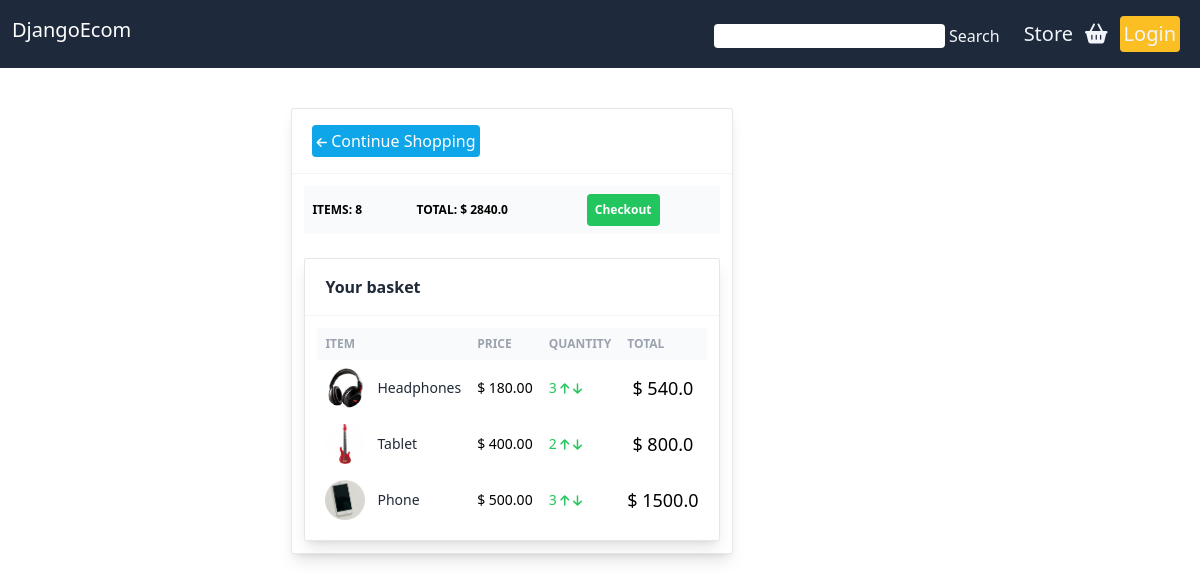
The page /cart/ (signed in) on the database as committed earlier.
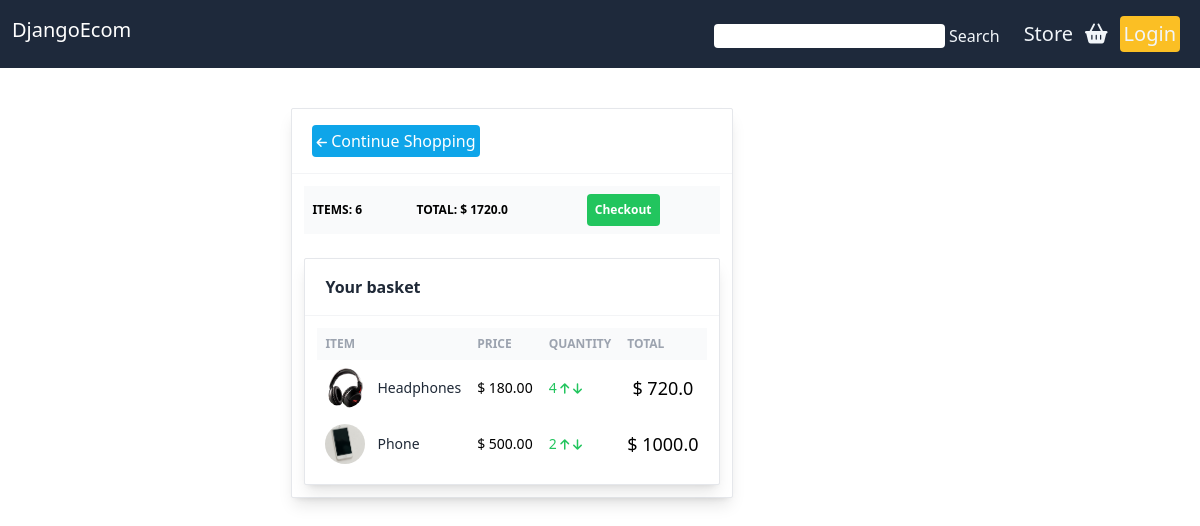
The same page on the database as committed later.
### base/models.py (models this page shows, shortened)
class Order(models.Model):
    customer = models.ForeignKey(Customer, null=True, blank=True, on_delete = models.SET_NULL)
    date_ordered = models.DateTimeField(auto_now_add=True)
    complete = models.BooleanField(default=False)
    transaction_id = models.CharField(max_length=100, null=True)
    @property
    def get_cart_total(self):
        orderitems = self.orderitem_set.all()
        total = sum([item.get_total for item in orderitems])
        return total
    @property
    def get_cart_items(self):
        orderitems = self.orderitem_set.all()
        total = sum([item.quantity for item in orderitems])
        return total

class OrderItem(models.Model):
    product = models.ForeignKey(Product, on_delete=models.SET_NULL, null=True)
    order = models.ForeignKey(Order, on_delete=models.SET_NULL, null=True)
    quantity = models.IntegerField(default=0, null=True, blank=True)
    date_added = models.DateTimeField(auto_now_add=True)
    @property
    def get_total(self):
        total = self.product.price * self.quantity
        return total

class Product(models.Model):
    title = models.CharField(max_length=150)
    price = models.FloatField()
    description = models.CharField(max_length=250, default='Description')
    digital = models.BooleanField(default=False, null=True, blank=True)
    image = models.ImageField(null=True, blank=True)

### base/views.py (the view)
# urls.py: path('cart/', views.cart, name="cart"),
def cart(request):
    if request.user.is_authenticated:
        customer = request.user.customer
        order, created = Order.objects.get_or_create(customer=customer, complete=False)
        items = order.orderitem_set.all()
    else:
        items = []
        order = {'get_cart_total':0, 'get_cart_items':0}
    context = {'items':items, 'order':order}
    return render(request, 'base/cart.html', context)

### base/templates/base/cart.html
{% extends 'base/main.html' %}
{% load static %}
{% block content %}
<div class="mt-10 flex flex-col">
    <div class="w-full max-w-2xl mx-auto bg-white shadow-lg rounded-sm border border-gray-200">
        <header class="px-5 py-4 border-b border-gray-100">
            <button class="rounded bg-sky-500 text-white p-1"><a href="{% url 'store' %}"> <i class="fa fa-arrow-left text-xs text-white cursor-pointer" aria-hidden="true"></i> Continue Shopping</button>
        </header>
        <div class="p-3">
            <div class="overflow-x-auto">
                <table class="table-auto w-full">
                    <thead class="text-xs font-semibold uppercase text-gray-400 bg-gray-50">
                        <tr>
                            <th class="p-2 whitespace-nowrap">
                                <div class="font-bold text-left text-black">Items: {{order.get_cart_items}}</div>
                            </th>
                            <th class="p-2 whitespace-nowrap">
                                <div class="font-bold text-left text-black">Total: $ {{order.get_cart_total}}</div>
                            </th>
                            <th class="p-2 whitespace-nowrap">
                                <div class="font-bold text-left"><button class="rounded bg-green-500 p-2 text-white font-bold">Checkout</button></div>
                            </th>
                        </tr>
        </thead>
        </table>
        </div>
    <br>
    <div class="w-full max-w-2xl mx-auto bg-white shadow-lg rounded-sm border border-gray-200">
        <header class="px-5 py-4 border-b border-gray-100">
            <h2 class="font-semibold text-gray-800">Your basket</h2>
        </header>
        <div class="p-3">
            <div class="overflow-auto">
                <table class="table-auto w-full">
                    <thead class="text-xs font-semibold uppercase text-gray-400 bg-gray-50">
                        <tr>
                            <th class="p-2 whitespace-nowrap">
                                <div class="font-semibold text-left">Item</div>
                            </th>
                            <th class="p-2 whitespace-nowrap">
                                <div class="font-semibold text-left">Price</div>
                            </th>
                            <th class="p-2 whitespace-nowrap">
                                <div class="font-semibold text-left">Quantity</div>
                            </th>
                            <th class="p-2 whitespace-nowrap">
                                <div class="font-semibold text-left">Total</div>
                            </th>
                        </tr>
                    </thead>
        {% for item in items %}
                    <tbody class="text-sm divide-y divide-gray-100">
                        <tr>
                            <td class="p-2 whitespace-nowrap">
                                <div class="flex items-center">
                                    <div class="w-10 h-10 flex-shrink-0 mr-2 sm:mr-3"><img class="rounded-full" src="{{ item.product.image.url }}"></div>
                                    <div class="font-medium text-gray-800">{{item.product.title}}</div>
                                </div>
                            </td>
                            <td class="p-2 whitespace-nowrap">
                                <div class="text-left">$ {{item.product.price|floatformat:2}}</div>
                            </td>
                            <td class="p-2 whitespace-nowrap">
                                <div class="text-left font-medium text-green-500">{{item.quantity}}  <i data-product="{{item.product.id}}" data-action="add" class="fa fa-arrow-up text-xs cursor-pointer update-cart hover:text-sky-600" aria-hidden="true"></i>
                                    <i data-product="{{item.product.id}}" data-action="remove" class="fa fa-arrow-down text-xs cursor-pointer update-cart hover:text-sky-600" aria-hidden="true"></i></div>
                            </td>
                            <td class="p-2 whitespace-nowrap">
                                <div class="text-lg text-center">$ {{item.get_total}}</div>
                            </td>
                        </tr>
        {% endfor %}
    </div>
</div>
{% endblock content %}

### base/templates/base/main.html (shortened to what this page needs)
{% load static %}
<!DOCTYPE html>
<html lang="en">
<head>
    <script src="https://cdn.tailwindcss.com"></script>
    <link rel="stylesheet" type="text/css" href="{% static 'css/style.css' %}">
    <link rel="stylesheet" href="https://use.fontawesome.com/releases/v5.6.3/css/all.css">
</head>
<body>
    <div id="app">
        <div class="bg-slate-800 flex justify-between pt-1 pb-1 pl-3 text-slate-100">
          <h1 class="text-white bold text-xl mt-3">DjangoEcom</h1>
          <div class="flex mr-3 text-slate-100 pb-3 pt-3">
            <form method="GET" class="mt-2 mr-6">
              <input type='text' class="rounded" name='search-area' value="{{search_input}}">
              <input class="button rounded bg-slate-800" type="submit" value='Search' >
            </form>
            <button class="mr-3 hover:text-cyan-400 active:text-cyan-4005 text-xl"><a href="{% url 'store' %}">Store</a></button>
            <button class="mr-3 hover:text-cyan-400 active:text-cyan-4005 text-xl"><a href="{% url 'cart' %}"><i class="fa fa-shopping-basket" aria-hidden="true"></i></a></button>
            <button class="rounded bg-amber-400 p-1 text-xl mr-2">Login</button>
          </div>
        </div>
      </div>
    <div class="container flex justify-center">
    {% block content %}
    {% endblock content %}
    </div>
</body>
</html>

Rows that differ between the two databases and show on the page:
removed OrderItem: product.image (picture), product "Tablet", product.price "400.00", quantity "2", get_total "800.0"
changed through a linked row, Order: get_cart_items "8" → "6"; get_cart_total "2840.0" → "1720.0"
changed OrderItem "Headphones": quantity "3" → "4"; get_total "540.0" → "720.0"
changed OrderItem "Phone": quantity "3" → "2"; get_total "1500.0" → "1000.0"
